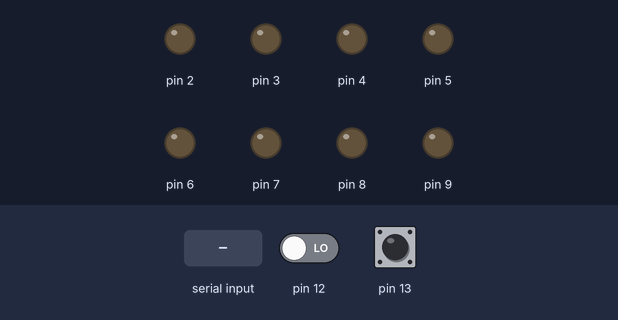
This sketch was run on a simulated Arduino Uno, built with avr-gcc and run on an emulated ATmega328P. Parts: output pins drawn as LEDs (lit = HIGH). Inputs (shaded band) come from the test bench; at power-on: pin 12 LOW, pin 13 HIGH.

Above: at 1.2 s.
1.3 s: "2" received over Serial
At 2.2 s:
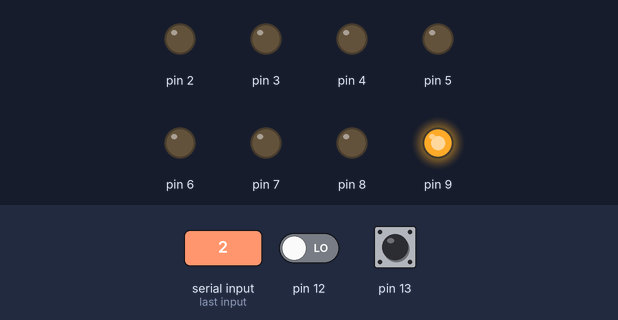
2.9 s: pin 12 driven HIGH
At 3.4 s:
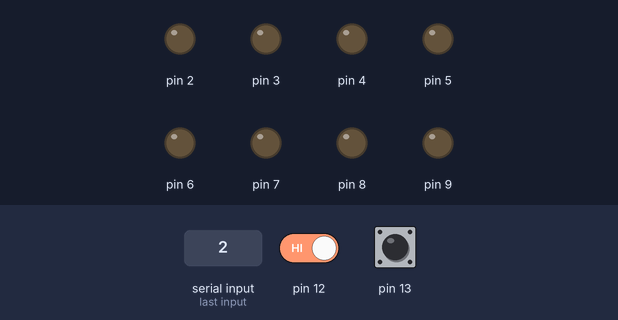
4.5 s: "1" received over Serial
At 6.1 s:
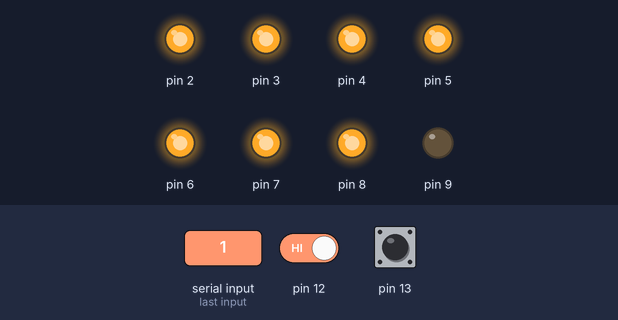
7.5 s: pin 12 driven LOW
At 8.7 s:
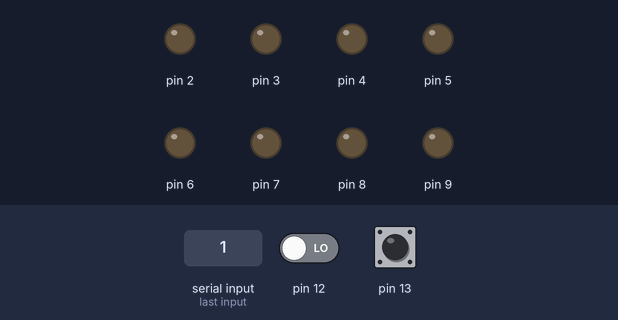
Timing chart, 0 to 10.0 s (numbered marks = the images above; inputs shaded):
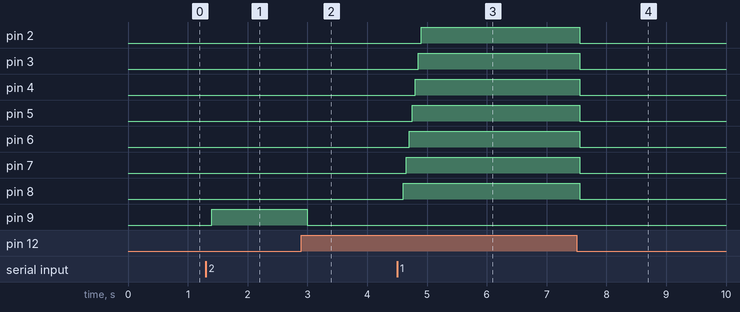

Measured:
- after the input at 1.3 s, pin 9: LOW → HIGH after 0.10 s
- after the input at 2.9 s, pin 9: HIGH → LOW after 0.10 s
- after the input at 4.5 s, pin 2: LOW → HIGH after 0.40 s; pin 3: LOW → HIGH after 0.35 s; pin 4: LOW → HIGH after 0.30 s; pin 5: LOW → HIGH after 0.25 s; pin 6: LOW → HIGH after 0.20 s
- after the input at 7.5 s, pin 2–8: HIGH → LOW after 0.05 s

The sketch:

led_testing_board_codes.ino
```cpp
void setup() {
  for(int i = 2; i< 10; i++) pinMode(i, OUTPUT);
  pinMode(12, INPUT); // 전적색 + 보행자 -> 1
  pinMode(13, INPUT); // 차량 -> 1
  Serial.begin(9600);
}

/*
    10
    01
    traffic_light_State = ((digitalRead(11) << 1) | (digitalRead(13))) - 1;
    if (traffic_light_state != 0) {
      함수포인터배열[traffic_light_state](int direction);
    }
*/

char res = '0';
int curr_port = 3;
int signal_margins[] = {10, 40};
int signal_margin = 0;
int traffic_light_state = 0; // 현재 신호등 상태
int traffic_light_before = 0; // 이전 신호등 상태


void turnOnCrosswalk(char direction) {
  // Serial.println("Crosswalk ON########");
  int offset = (direction == '2') ? 1 : -1;
  int pin = (offset > 0) ? 2 : 8;
  while(pin >= 2 && pin < 9) {
    digitalWrite(pin, HIGH);
    pin += offset;
    delay(50);
  }
}

void turnOnRoad(char direction) {
  //Serial.println("Road ON########");
  digitalWrite(9, HIGH);
}

void turnOff() {
  for(int i = 2; i < 10; i++) {
    digitalWrite(i, LOW);
  }
}

void clearInputBuffer() {
  while(Serial.available()) {
    Serial.read();
  }
}


void (* LEDOperation[2])(char) = {turnOnCrosswalk, turnOnRoad};

void loop() {
  // put your main code here, to run repeatedly:
  traffic_light_state = ((digitalRead(13) << 1) | (digitalRead(12)));
  // 0 -> 1 -> 2
  if(!traffic_light_state) {
    traffic_light_before = 0;
    turnOff();
  }
  else {
    if(traffic_light_state != traffic_light_before) {
      signal_margin = 0;
      turnOff();
    }

    if(Serial.available()) {
      res = Serial.read();
    } else {
      res = '0';
    }

    if(signal_margin == 0) {
      if(res != '0') {
        // Serial.println(res);
        if(traffic_light_state == 2) {
          turnOnRoad(res);
        } else {
          turnOnCrosswalk(res);
        }
        signal_margin = signal_margins[traffic_light_state - 1];
      } else {
        turnOff();
        signal_margin = 0;
      }
    }
    else {
        signal_margin--;
    }
    traffic_light_before = traffic_light_state;
  }

  clearInputBuffer();
  delay(200);
}
```
